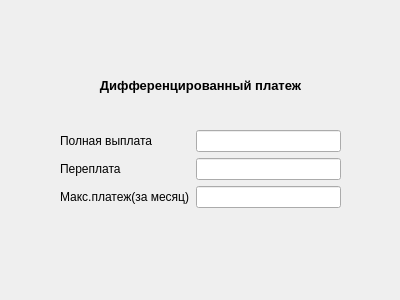
<?xml version="1.0" encoding="UTF-8"?>
<ui version="4.0">
 <class>DifForm</class>
 <widget class="QWidget" name="DifForm">
  <property name="geometry">
   <rect>
    <x>0</x>
    <y>0</y>
    <width>400</width>
    <height>300</height>
   </rect>
  </property>
  <property name="windowTitle">
   <string>Form</string>
  </property>
  <widget class="QLabel" name="label">
   <property name="geometry">
    <rect>
     <x>80</x>
     <y>50</y>
     <width>241</width>
     <height>71</height>
    </rect>
   </property>
   <property name="text">
    <string>&lt;html&gt;&lt;head/&gt;&lt;body&gt;&lt;p align=&quot;center&quot;&gt;&lt;span style=&quot; font-size:10pt; font-weight:600;&quot;&gt;Дифференцированный платеж&lt;/span&gt;&lt;/p&gt;&lt;/body&gt;&lt;/html&gt;</string>
   </property>
  </widget>
  <widget class="QWidget" name="formLayoutWidget">
   <property name="geometry">
    <rect>
     <x>60</x>
     <y>130</y>
     <width>281</width>
     <height>91</height>
    </rect>
   </property>
   <layout class="QFormLayout" name="formLayout">
    <item row="0" column="0">
     <widget class="QLabel" name="label_2">
      <property name="text">
       <string>Полная выплата</string>
      </property>
     </widget>
    </item>
    <item row="0" column="1">
     <widget class="QLineEdit" name="lineEdit_fullPay"/>
    </item>
    <item row="1" column="0">
     <widget class="QLabel" name="label_3">
      <property name="text">
       <string>Переплата</string>
      </property>
     </widget>
    </item>
    <item row="1" column="1">
     <widget class="QLineEdit" name="lineEdit_overPay"/>
    </item>
    <item row="2" column="0">
     <widget class="QLabel" name="label_4">
      <property name="text">
       <string>Макс.платеж(за месяц)</string>
      </property>
     </widget>
    </item>
    <item row="2" column="1">
     <widget class="QLineEdit" name="lineEdit_perMonth"/>
    </item>
   </layout>
  </widget>
 </widget>
 <resources/>
 <connections/>
</ui>
